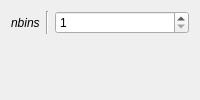
                    <widget class="QWidget" name="histogram">
                     <layout class="QGridLayout" name="gridLayout_12">
                      <item row="0" column="0">
                       <widget class="QLabel" name="label_18">
                        <property name="font">
                         <font>
                          <italic>true</italic>
                         </font>
                        </property>
                        <property name="text">
                         <string>nbins</string>
                        </property>
                       </widget>
                      </item>
                      <item row="0" column="2">
                       <widget class="QSpinBox" name="_sig_nbins">
                        <property name="minimum">
                         <number>1</number>
                        </property>
                        <property name="maximum">
                         <number>10000</number>
                        </property>
                       </widget>
                      </item>
                      <item row="0" column="1">
                       <widget class="Line" name="line_16">
                        <property name="orientation">
                         <enum>Qt::Vertical</enum>
                        </property>
                       </widget>
                      </item>
                      <item row="1" column="2">
                       <spacer name="horizontalSpacer_8">
                        <property name="orientation">
                         <enum>Qt::Horizontal</enum>
                        </property>
                        <property name="sizeHint" stdset="0">
                         <size>
                          <width>40</width>
                          <height>20</height>
                         </size>
                        </property>
                       </spacer>
                      </item>
                      <item row="1" column="0">
                       <spacer name="verticalSpacer_5">
                        <property name="orientation">
                         <enum>Qt::Vertical</enum>
                        </property>
                        <property name="sizeHint" stdset="0">
                         <size>
                          <width>20</width>
                          <height>40</height>
                         </size>
                        </property>
                       </spacer>
                      </item>
                     </layout>
                    </widget>
